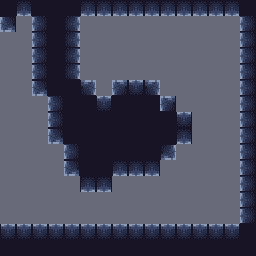

Tiled map render using the project's own tile images. Description and the whole map definition, tile-layer contents included, below:
An orthogonal 16x16 tile map with 16x16 px tiles, 4 tile layers (Plat_values, Plat, Sadari_values, IntGrid_baked), 3 tilesets.

<map version="1.4" tiledversion="1.4.2" orientation="orthogonal" renderorder="right-down" compressionlevel="0" width="16" height="16" tilewidth="16" tileheight="16" infinite="0" backgroundcolor="#696A79" nextlayerid="5" nextobjectid="1"><tileset firstgid="1" name="Dungeon_Tile_Set2" tilewidth="16" tileheight="16" tilecount="270" columns="15" objectalignment="topleft" margin="0" spacing="0"><image source="..\..\Dungeon Tile Set.png" width="240" height="288" /></tileset><tileset firstgid="271" name="Sadari" tilewidth="16" tileheight="16" tilecount="1" columns="1" objectalignment="topleft"><image source="Sadari.intgrid.png" width="16" height="16" /></tileset><tileset firstgid="272" name="Plat" tilewidth="16" tileheight="16" tilecount="1" columns="1" objectalignment="topleft"><image source="Plat.intgrid.png" width="16" height="16" /></tileset><layer id="1" name="Plat_values" width="16" height="16" opacity="1"><data encoding="csv">272,272,272,272,272,272,272,272,272,272,272,272,272,272,272,272,272,0,272,272,272,0,0,0,0,0,0,0,0,0,0,272,0,0,272,272,272,0,0,0,0,0,0,0,0,0,0,272,0,0,272,272,272,0,0,0,0,0,0,0,0,0,0,272,0,0,272,272,272,0,0,0,0,0,0,0,0,0,0,272,0,0,272,272,272,272,0,272,272,272,0,0,0,0,0,272,0,0,0,272,272,272,272,272,272,272,272,0,0,0,0,272,0,0,0,272,272,272,272,272,272,272,272,272,0,0,0,272,0,0,0,272,272,272,272,272,272,272,272,272,0,0,0,272,0,0,0,0,272,272,272,272,272,272,272,0,0,0,0,272,0,0,0,0,272,272,272,272,272,272,0,0,0,0,0,272,0,0,0,0,0,272,272,0,0,0,0,0,0,0,0,272,0,0,0,0,0,0,0,0,0,0,0,0,0,0,0,272,0,0,0,0,0,0,0,0,0,0,0,0,0,0,0,272,272,272,272,272,272,272,272,272,272,272,272,272,272,272,272,272,272,272,272,272,272,272,272,272,272,272,272,272,272,272,272,272</data></layer><layer id="2" name="Plat" width="16" height="16" opacity="1"><data encoding="csv">93,1073741902,93,93,93,1073741902,1073741902,1073741902,1073741902,1073741902,1073741902,1073741902,1073741902,1073741902,1073741902,93,3221225551,0,2147483742,93,94,0,0,0,0,0,0,0,0,0,0,2147483742,0,0,2147483742,93,94,0,0,0,0,0,0,0,0,0,0,2147483742,0,0,2147483742,93,94,0,0,0,0,0,0,0,0,0,0,2147483742,0,0,2147483742,93,94,0,0,0,0,0,0,0,0,0,0,2147483742,0,0,1073741901,93,93,2147483725,0,77,78,2147483725,0,0,0,0,0,2147483742,0,0,0,2147483742,93,93,78,93,93,93,2147483727,0,0,0,0,2147483742,0,0,0,2147483742,93,93,93,93,93,93,93,2147483726,0,0,0,2147483742,0,0,0,1073741902,93,93,93,93,93,93,93,3221225550,0,0,0,2147483742,0,0,0,0,2147483742,93,93,93,93,93,3221225550,0,0,0,0,2147483742,0,0,0,0,1073741902,93,93,1073741902,1073741902,3221225550,0,0,0,0,0,2147483742,0,0,0,0,0,1073741902,3221225550,0,0,0,0,0,0,0,0,2147483742,0,0,0,0,0,0,0,0,0,0,0,0,0,0,0,2147483742,0,0,0,0,0,0,0,0,0,0,0,0,0,0,0,2147483742,78,78,78,78,78,78,78,78,78,78,78,78,78,78,78,93,93,93,93,93,93,93,93,93,93,93,93,93,93,93,93,93</data></layer><layer id="3" name="Sadari_values" width="16" height="16" opacity="1"><data encoding="csv">0,0,0,0,0,0,0,0,0,0,0,0,0,0,0,0,0,0,0,0,0,0,0,0,0,0,0,0,0,0,0,0,0,0,0,0,0,0,0,0,0,0,0,0,0,0,0,0,0,0,0,0,0,0,0,0,0,0,0,0,0,0,0,0,0,0,0,0,0,0,0,0,0,0,0,0,0,0,0,0,0,0,0,0,0,0,0,0,0,0,0,0,0,0,0,0,0,0,0,0,0,0,0,0,0,0,0,0,0,0,0,0,0,0,0,0,0,0,0,0,0,0,0,0,0,0,0,0,0,0,0,0,0,0,0,0,0,0,0,0,0,0,0,0,0,0,0,0,0,0,0,0,0,0,0,0,0,0,0,0,0,0,0,0,0,0,0,0,0,0,0,0,0,0,0,0,0,0,0,0,0,0,0,0,0,0,0,0,0,0,0,0,0,0,0,0,0,0,0,0,0,0,0,0,0,0,0,0,0,0,0,0,0,0,0,0,0,0,0,0,0,0,0,0,0,0,0,0,0,0,0,0,0,0,0,0,0,0,0,0,0,0,0,0,0,0,0,0,0,0,0,0,0,0,0,0</data></layer><layer id="4" name="IntGrid_baked" width="16" height="16" opacity="1"><data encoding="csv">0,0,0,0,0,0,0,0,0,0,0,0,0,0,0,0,0,0,0,0,0,0,0,0,0,0,0,0,0,0,0,0,0,0,0,0,0,0,0,0,0,0,0,0,0,0,0,0,0,0,0,0,0,0,0,0,0,0,0,0,0,0,0,0,0,0,0,0,0,0,0,0,0,0,0,0,0,0,0,0,0,0,0,0,0,0,0,0,0,0,0,0,0,0,0,0,0,0,0,0,0,0,0,0,0,0,0,0,0,0,0,0,0,0,0,0,0,0,0,0,0,0,0,0,0,0,0,0,0,0,0,107,0,0,0,0,0,0,0,0,0,0,0,0,0,0,0,0,0,0,0,0,0,0,109,0,0,0,0,0,0,0,0,0,107,0,0,0,0,0,0,0,0,0,0,0,0,0,0,0,0,0,0,0,0,0,0,0,0,0,0,0,0,0,0,0,0,0,0,0,0,0,0,0,0,0,0,0,0,0,0,0,0,0,0,0,0,0,0,0,0,0,0,0,0,0,0,0,0,0,0,0,0,0,0,0,0,0,0,0,0,0,0,0,0,0,0,0,0,0,0,0,0,0,0,0</data></layer></map>
